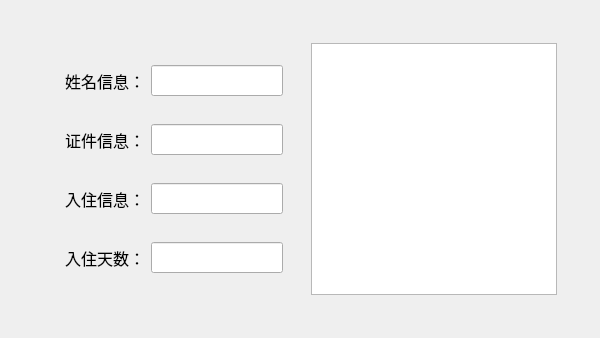
<?xml version="1.0" encoding="UTF-8"?>
<ui version="4.0">
 <class>SearchCustomerDialog</class>
 <widget class="QDialog" name="SearchCustomerDialog">
  <property name="geometry">
   <rect>
    <x>0</x>
    <y>0</y>
    <width>600</width>
    <height>338</height>
   </rect>
  </property>
  <property name="minimumSize">
   <size>
    <width>600</width>
    <height>338</height>
   </size>
  </property>
  <property name="windowTitle">
   <string>SearchCustomerDialog</string>
  </property>
  <layout class="QGridLayout" name="gridLayout">
   <item row="1" column="1">
    <widget class="QWidget" name="centralWidget" native="true">
     <layout class="QHBoxLayout" name="horizontalLayout_2">
      <item>
       <widget class="QWidget" name="inputPanel" native="true">
        <layout class="QVBoxLayout" name="verticalLayout">
         <item>
          <widget class="QWidget" name="namePanel" native="true">
           <layout class="QHBoxLayout" name="horizontalLayout">
            <item>
             <widget class="QLabel" name="nameLabel">
              <property name="font">
               <font>
                <family>宋体</family>
                <pointsize>12</pointsize>
               </font>
              </property>
              <property name="text">
               <string>姓名信息：</string>
              </property>
             </widget>
            </item>
            <item>
             <widget class="QLineEdit" name="nameEdit">
              <property name="font">
               <font>
                <family>宋体</family>
                <pointsize>12</pointsize>
               </font>
              </property>
             </widget>
            </item>
           </layout>
          </widget>
         </item>
         <item>
          <widget class="QWidget" name="IDPanel" native="true">
           <layout class="QHBoxLayout" name="horizontalLayout_3">
            <item>
             <widget class="QLabel" name="IDLabel">
              <property name="font">
               <font>
                <family>宋体</family>
                <pointsize>12</pointsize>
               </font>
              </property>
              <property name="text">
               <string>证件信息：</string>
              </property>
             </widget>
            </item>
            <item>
             <widget class="QLineEdit" name="IDEdit">
              <property name="font">
               <font>
                <family>宋体</family>
                <pointsize>12</pointsize>
               </font>
              </property>
             </widget>
            </item>
           </layout>
          </widget>
         </item>
         <item>
          <widget class="QWidget" name="roomPanel" native="true">
           <layout class="QHBoxLayout" name="horizontalLayout_5">
            <item>
             <widget class="QLabel" name="roomLabel">
              <property name="font">
               <font>
                <family>宋体</family>
                <pointsize>12</pointsize>
               </font>
              </property>
              <property name="text">
               <string>入住信息：</string>
              </property>
             </widget>
            </item>
            <item>
             <widget class="QLineEdit" name="roomEdit">
              <property name="font">
               <font>
                <family>宋体</family>
                <pointsize>12</pointsize>
               </font>
              </property>
             </widget>
            </item>
           </layout>
          </widget>
         </item>
         <item>
          <widget class="QWidget" name="dayPanel" native="true">
           <layout class="QHBoxLayout" name="horizontalLayout_4">
            <item>
             <widget class="QLabel" name="dayLabel">
              <property name="font">
               <font>
                <family>宋体</family>
                <pointsize>12</pointsize>
               </font>
              </property>
              <property name="text">
               <string>入住天数：</string>
              </property>
             </widget>
            </item>
            <item>
             <widget class="QLineEdit" name="dayEdit">
              <property name="font">
               <font>
                <family>宋体</family>
                <pointsize>12</pointsize>
               </font>
              </property>
             </widget>
            </item>
           </layout>
          </widget>
         </item>
        </layout>
       </widget>
      </item>
      <item>
       <widget class="QListWidget" name="customerList"/>
      </item>
     </layout>
    </widget>
   </item>
   <item row="1" column="0">
    <spacer name="leftSpacer">
     <property name="orientation">
      <enum>Qt::Horizontal</enum>
     </property>
     <property name="sizeHint" stdset="0">
      <size>
       <width>40</width>
       <height>20</height>
      </size>
     </property>
    </spacer>
   </item>
   <item row="1" column="2">
    <spacer name="rightSpacer">
     <property name="orientation">
      <enum>Qt::Horizontal</enum>
     </property>
     <property name="sizeHint" stdset="0">
      <size>
       <width>40</width>
       <height>20</height>
      </size>
     </property>
    </spacer>
   </item>
   <item row="2" column="1">
    <spacer name="downSpacer">
     <property name="orientation">
      <enum>Qt::Vertical</enum>
     </property>
     <property name="sizeHint" stdset="0">
      <size>
       <width>20</width>
       <height>40</height>
      </size>
     </property>
    </spacer>
   </item>
   <item row="0" column="1">
    <spacer name="upSpacer">
     <property name="orientation">
      <enum>Qt::Vertical</enum>
     </property>
     <property name="sizeHint" stdset="0">
      <size>
       <width>20</width>
       <height>40</height>
      </size>
     </property>
    </spacer>
   </item>
  </layout>
 </widget>
 <layoutdefault spacing="6" margin="11"/>
 <resources/>
 <connections/>
</ui>
